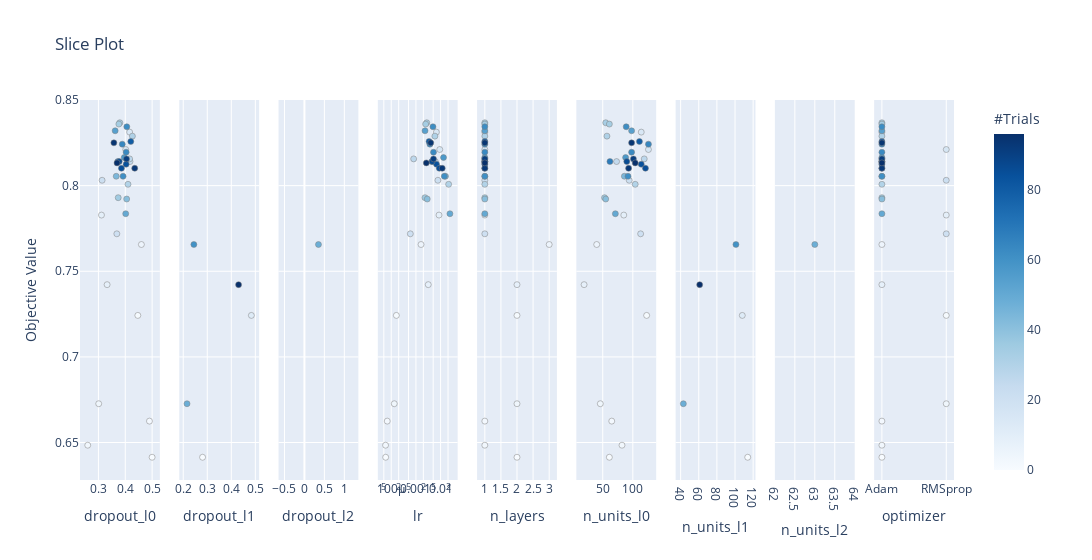

Here is the notebook cell this chart was saved with:
### Code cell
from optuna.visualization import plot_slice
plot_slice(study)

### Figure 1 — Plotly figure (JSON) as saved in the notebook; plotly's stock layout.template omitted (floating-point values rounded to 4 significant figures)
{"data": [{"marker": {"color": [0, 1, 2, 3, 4, 5, 8, 9, 15, 16, 20, 21, 25, 27, 30, 31, 33, 34, 35, 41, 44, 50, 54, 57, 61, 62, 63, 64, 68, 80, 84, 85, 86, 91, 93, 94, 96], "colorbar": {"title": {"text": "#Trials"}, "x": 1, "xpad": 40}, "colorscale": [[0, "rgb(247,251,255)"], [0.125, "rgb(222,235,247)"], [0.25, "rgb(198,219,239)"], [0.375, "rgb(158,202,225)"], [0.5, "rgb(107,174,214)"], [0.625, "rgb(66,146,198)"], [0.75, "rgb(33,113,181)"], [0.875, "rgb(8,81,156)"], [1, "rgb(8,48,107)"]], "line": {"color": "Grey", "width": 0.5}, "showscale": true}, "mode": "markers", "showlegend": false, "x": [0.4999, 0.4468, 0.49, 0.2603, 0.3011, 0.46, 0.3323, 0.3114, 0.4163, 0.4017, 0.3686, 0.3137, 0.4176, 0.4163, 0.4101, 0.4265, 0.3797, 0.3762, 0.3737, 0.4052, 0.3663, 0.4016, 0.3624, 0.3962, 0.3918, 0.4057, 0.4033, 0.3888, 0.3723, 0.4206, 0.4031, 0.3857, 0.3775, 0.4046, 0.4352, 0.3576, 0.3693], "y": [0.6414, 0.7242, 0.6625, 0.6484, 0.6727, 0.7656, 0.7422, 0.7828, 0.8313, 0.8211, 0.7719, 0.8031, 0.8141, 0.8156, 0.8008, 0.8289, 0.8367, 0.8359, 0.793, 0.7922, 0.8055, 0.7836, 0.832, 0.8164, 0.8055, 0.8344, 0.8195, 0.8242, 0.8141, 0.8258, 0.8125, 0.8102, 0.8141, 0.8156, 0.8102, 0.825, 0.8133], "type": "scatter", "xaxis": "x", "yaxis": "y"}, {"marker": {"color": [0, 1, 4, 5, 8], "colorbar": {"title": {"text": "#Trials"}, "x": 1, "xpad": 40}, "colorscale": [[0, "rgb(247,251,255)"], [0.125, "rgb(222,235,247)"], [0.25, "rgb(198,219,239)"], [0.375, "rgb(158,202,225)"], [0.5, "rgb(107,174,214)"], [0.625, "rgb(66,146,198)"], [0.75, "rgb(33,113,181)"], [0.875, "rgb(8,81,156)"], [1, "rgb(8,48,107)"]], "line": {"color": "Grey", "width": 0.5}, "showscale": false}, "mode": "markers", "showlegend": false, "x": [0.2805, 0.4835, 0.2158, 0.2443, 0.4302], "y": [0.6414, 0.7242, 0.6727, 0.7656, 0.7422], "type": "scatter", "xaxis": "x2", "yaxis": "y2"}, {"marker": {"color": [5], "colorbar": {"title": {"text": "#Trials"}, "x": 1, "xpad": 40}, "colorscale": [[0, "rgb(247,251,255)"], [0.125, "rgb(222,235,247)"], [0.25, "rgb(198,219,239)"], [0.375, "rgb(158,202,225)"], [0.5, "rgb(107,174,214)"], [0.625, "rgb(66,146,198)"], [0.75, "rgb(33,113,181)"], [0.875, "rgb(8,81,156)"], [1, "rgb(8,48,107)"]], "line": {"color": "Grey", "width": 0.5}, "showscale": false}, "mode": "markers", "showlegend": false, "x": [0.3518], "y": [0.7656], "type": "scatter", "xaxis": "x3", "yaxis": "y3"}, {"marker": {"color": [0, 1, 2, 3, 4, 5, 8, 9, 15, 16, 20, 21, 25, 27, 30, 31, 33, 34, 35, 41, 44, 50, 54, 57, 61, 62, 63, 64, 68, 80, 84, 85, 86, 91, 93, 94, 96], "colorbar": {"title": {"text": "#Trials"}, "x": 1, "xpad": 40}, "colorscale": [[0, "rgb(247,251,255)"], [0.125, "rgb(222,235,247)"], [0.25, "rgb(198,219,239)"], [0.375, "rgb(158,202,225)"], [0.5, "rgb(107,174,214)"], [0.625, "rgb(66,146,198)"], [0.75, "rgb(33,113,181)"], [0.875, "rgb(8,81,156)"], [1, "rgb(8,48,107)"]], "line": {"color": "Grey", "width": 0.5}, "showscale": false}, "mode": "markers", "showlegend": false, "x": [5.934e-05, 0.0001613, 6.886e-05, 5.876e-05, 0.0001326, 0.001611, 0.003159, 0.00863, 0.006743, 0.009251, 0.0005933, 0.007782, 0.006104, 0.0008095, 0.02116, 0.00586, 0.002746, 0.002473, 0.002327, 0.002871, 0.01578, 0.02383, 0.002338, 0.01312, 0.01414, 0.004903, 0.005147, 0.003685, 0.004498, 0.003398, 0.006814, 0.008854, 0.004539, 0.005145, 0.01164, 0.003991, 0.002637], "y": [0.6414, 0.7242, 0.6625, 0.6484, 0.6727, 0.7656, 0.7422, 0.7828, 0.8313, 0.8211, 0.7719, 0.8031, 0.8141, 0.8156, 0.8008, 0.8289, 0.8367, 0.8359, 0.793, 0.7922, 0.8055, 0.7836, 0.832, 0.8164, 0.8055, 0.8344, 0.8195, 0.8242, 0.8141, 0.8258, 0.8125, 0.8102, 0.8141, 0.8156, 0.8102, 0.825, 0.8133], "type": "scatter", "xaxis": "x4", "yaxis": "y4"}, {"marker": {"color": [0, 1, 2, 3, 4, 5, 8, 9, 15, 16, 20, 21, 25, 27, 30, 31, 33, 34, 35, 41, 44, 50, 54, 57, 61, 62, 63, 64, 68, 80, 84, 85, 86, 91, 93, 94, 96], "colorbar": {"title": {"text": "#Trials"}, "x": 1, "xpad": 40}, "colorscale": [[0, "rgb(247,251,255)"], [0.125, "rgb(222,235,247)"], [0.25, "rgb(198,219,239)"], [0.375, "rgb(158,202,225)"], [0.5, "rgb(107,174,214)"], [0.625, "rgb(66,146,198)"], [0.75, "rgb(33,113,181)"], [0.875, "rgb(8,81,156)"], [1, "rgb(8,48,107)"]], "line": {"color": "Grey", "width": 0.5}, "showscale": false}, "mode": "markers", "showlegend": false, "x": [2, 2, 1, 1, 2, 3, 2, 1, 1, 1, 1, 1, 1, 1, 1, 1, 1, 1, 1, 1, 1, 1, 1, 1, 1, 1, 1, 1, 1, 1, 1, 1, 1, 1, 1, 1, 1], "y": [0.6414, 0.7242, 0.6625, 0.6484, 0.6727, 0.7656, 0.7422, 0.7828, 0.8313, 0.8211, 0.7719, 0.8031, 0.8141, 0.8156, 0.8008, 0.8289, 0.8367, 0.8359, 0.793, 0.7922, 0.8055, 0.7836, 0.832, 0.8164, 0.8055, 0.8344, 0.8195, 0.8242, 0.8141, 0.8258, 0.8125, 0.8102, 0.8141, 0.8156, 0.8102, 0.825, 0.8133], "type": "scatter", "xaxis": "x5", "yaxis": "y5"}, {"marker": {"color": [0, 1, 2, 3, 4, 5, 8, 9, 15, 16, 20, 21, 25, 27, 30, 31, 33, 34, 35, 41, 44, 50, 54, 57, 61, 62, 63, 64, 68, 80, 84, 85, 86, 91, 93, 94, 96], "colorbar": {"title": {"text": "#Trials"}, "x": 1, "xpad": 40}, "colorscale": [[0, "rgb(247,251,255)"], [0.125, "rgb(222,235,247)"], [0.25, "rgb(198,219,239)"], [0.375, "rgb(158,202,225)"], [0.5, "rgb(107,174,214)"], [0.625, "rgb(66,146,198)"], [0.75, "rgb(33,113,181)"], [0.875, "rgb(8,81,156)"], [1, "rgb(8,48,107)"]], "line": {"color": "Grey", "width": 0.5}, "showscale": false}, "mode": "markers", "showlegend": false, "x": [61, 123, 65, 82, 46, 40, 19, 85, 114, 126, 113, 94, 73, 119, 104, 57, 55, 61, 53, 55, 86, 71, 98, 88, 92, 89, 98, 126, 62, 111, 114, 121, 90, 101, 93, 98, 104], "y": [0.6414, 0.7242, 0.6625, 0.6484, 0.6727, 0.7656, 0.7422, 0.7828, 0.8313, 0.8211, 0.7719, 0.8031, 0.8141, 0.8156, 0.8008, 0.8289, 0.8367, 0.8359, 0.793, 0.7922, 0.8055, 0.7836, 0.832, 0.8164, 0.8055, 0.8344, 0.8195, 0.8242, 0.8141, 0.8258, 0.8125, 0.8102, 0.8141, 0.8156, 0.8102, 0.825, 0.8133], "type": "scatter", "xaxis": "x6", "yaxis": "y6"}, {"marker": {"color": [0, 1, 4, 5, 8], "colorbar": {"title": {"text": "#Trials"}, "x": 1, "xpad": 40}, "colorscale": [[0, "rgb(247,251,255)"], [0.125, "rgb(222,235,247)"], [0.25, "rgb(198,219,239)"], [0.375, "rgb(158,202,225)"], [0.5, "rgb(107,174,214)"], [0.625, "rgb(66,146,198)"], [0.75, "rgb(33,113,181)"], [0.875, "rgb(8,81,156)"], [1, "rgb(8,48,107)"]], "line": {"color": "Grey", "width": 0.5}, "showscale": false}, "mode": "markers", "showlegend": false, "x": [114, 108, 43, 101, 61], "y": [0.6414, 0.7242, 0.6727, 0.7656, 0.7422], "type": "scatter", "xaxis": "x7", "yaxis": "y7"}, {"marker": {"color": [5], "colorbar": {"title": {"text": "#Trials"}, "x": 1, "xpad": 40}, "colorscale": [[0, "rgb(247,251,255)"], [0.125, "rgb(222,235,247)"], [0.25, "rgb(198,219,239)"], [0.375, "rgb(158,202,225)"], [0.5, "rgb(107,174,214)"], [0.625, "rgb(66,146,198)"], [0.75, "rgb(33,113,181)"], [0.875, "rgb(8,81,156)"], [1, "rgb(8,48,107)"]], "line": {"color": "Grey", "width": 0.5}, "showscale": false}, "mode": "markers", "showlegend": false, "x": [63], "y": [0.7656], "type": "scatter", "xaxis": "x8", "yaxis": "y8"}, {"marker": {"color": [0, 1, 2, 3, 4, 5, 8, 9, 15, 16, 20, 21, 25, 27, 30, 31, 33, 34, 35, 41, 44, 50, 54, 57, 61, 62, 63, 64, 68, 80, 84, 85, 86, 91, 93, 94, 96], "colorbar": {"title": {"text": "#Trials"}, "x": 1, "xpad": 40}, "colorscale": [[0, "rgb(247,251,255)"], [0.125, "rgb(222,235,247)"], [0.25, "rgb(198,219,239)"], [0.375, "rgb(158,202,225)"], [0.5, "rgb(107,174,214)"], [0.625, "rgb(66,146,198)"], [0.75, "rgb(33,113,181)"], [0.875, "rgb(8,81,156)"], [1, "rgb(8,48,107)"]], "line": {"color": "Grey", "width": 0.5}, "showscale": false}, "mode": "markers", "showlegend": false, "x": ["Adam", "RMSprop", "Adam", "Adam", "RMSprop", "Adam", "Adam", "RMSprop", "Adam", "RMSprop", "RMSprop", "RMSprop", "Adam", "Adam", "Adam", "Adam", "Adam", "Adam", "Adam", "Adam", "Adam", "Adam", "Adam", "Adam", "Adam", "Adam", "Adam", "Adam", "Adam", "Adam", "Adam", "Adam", "Adam", "Adam", "Adam", "Adam", "Adam"], "y": [0.6414, 0.7242, 0.6625, 0.6484, 0.6727, 0.7656, 0.7422, 0.7828, 0.8313, 0.8211, 0.7719, 0.8031, 0.8141, 0.8156, 0.8008, 0.8289, 0.8367, 0.8359, 0.793, 0.7922, 0.8055, 0.7836, 0.832, 0.8164, 0.8055, 0.8344, 0.8195, 0.8242, 0.8141, 0.8258, 0.8125, 0.8102, 0.8141, 0.8156, 0.8102, 0.825, 0.8133], "type": "scatter", "xaxis": "x9", "yaxis": "y9"}], "layout": {"xaxis": {"anchor": "y", "domain": [0, 0.09136], "title": {"text": "dropout_l0"}}, "yaxis": {"anchor": "x", "domain": [0, 1], "title": {"text": "Objective Value"}}, "xaxis2": {"anchor": "y2", "domain": [0.1136, 0.2049], "title": {"text": "dropout_l1"}}, "yaxis2": {"anchor": "x2", "domain": [0, 1], "matches": "y", "showticklabels": false}, "xaxis3": {"anchor": "y3", "domain": [0.2272, 0.3185], "title": {"text": "dropout_l2"}}, "yaxis3": {"anchor": "x3", "domain": [0, 1], "matches": "y", "showticklabels": false}, "xaxis4": {"anchor": "y4", "domain": [0.3407, 0.4321], "title": {"text": "lr"}, "type": "log"}, "yaxis4": {"anchor": "x4", "domain": [0, 1], "matches": "y", "showticklabels": false}, "xaxis5": {"anchor": "y5", "domain": [0.4543, 0.5457], "title": {"text": "n_layers"}}, "yaxis5": {"anchor": "x5", "domain": [0, 1], "matches": "y", "showticklabels": false}, "xaxis6": {"anchor": "y6", "domain": [0.5679, 0.6593], "title": {"text": "n_units_l0"}}, "yaxis6": {"anchor": "x6", "domain": [0, 1], "matches": "y", "showticklabels": false}, "xaxis7": {"anchor": "y7", "domain": [0.6815, 0.7728], "title": {"text": "n_units_l1"}}, "yaxis7": {"anchor": "x7", "domain": [0, 1], "matches": "y", "showticklabels": false}, "xaxis8": {"anchor": "y8", "domain": [0.7951, 0.8864], "title": {"text": "n_units_l2"}}, "yaxis8": {"anchor": "x8", "domain": [0, 1], "matches": "y", "showticklabels": false}, "xaxis9": {"anchor": "y9", "domain": [0.9086, 1], "title": {"text": "optimizer"}}, "yaxis9": {"anchor": "x9", "domain": [0, 1], "matches": "y", "showticklabels": false}, "title": {"text": "Slice Plot"}, "width": 2700}}
